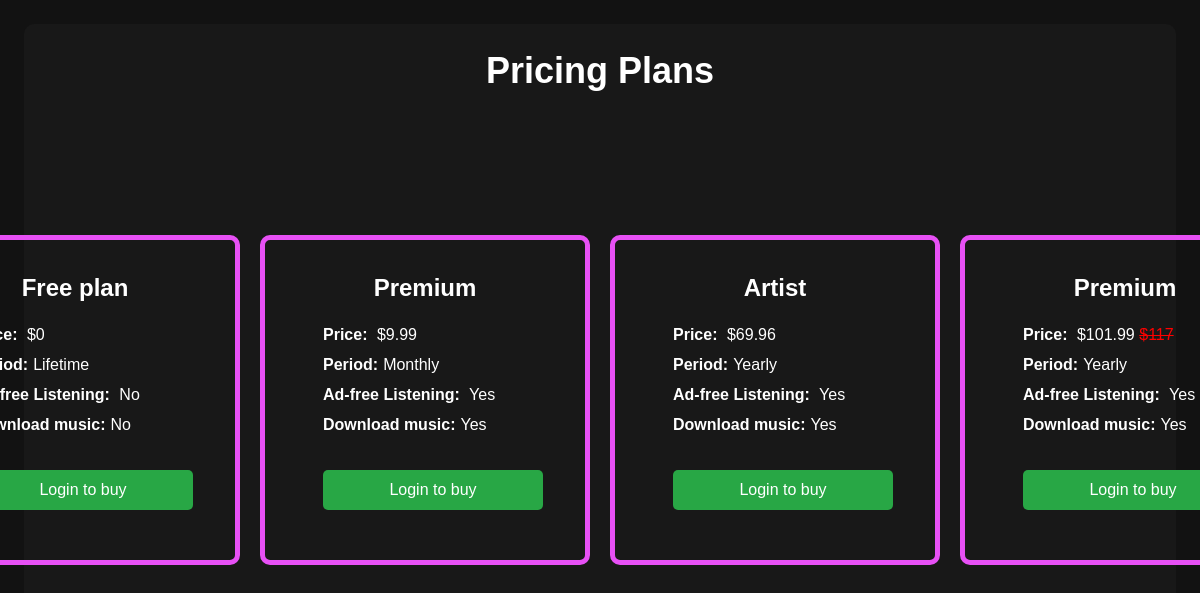
The page /premium/index on the database its author committed.
### tables this page shows
CREATE TABLE IF NOT EXISTS `subscription_plans` (
  `id` int NOT NULL AUTO_INCREMENT,
  `name` varchar(50) DEFAULT NULL,
  `alias` varchar(50) DEFAULT NULL,
  `price` double DEFAULT NULL,
  `discount` double DEFAULT NULL,
  `download_music` varchar(50) DEFAULT NULL COMMENT 'download_music has 2 main type:\r\n1. Yes\r\n2. No',
  `ads_disable` varchar(50) DEFAULT NULL COMMENT 'ads_disable has 2 main type:\r\n1. Yes\r\n2. No',
  `period` varchar(50) DEFAULT NULL COMMENT 'Period has 2 main type:\r\n1. Month\r\n2. Year\r\n3. Lifetime (Free plan only) (But you can upgrade this project if u want)',
  PRIMARY KEY (`id`),
  UNIQUE KEY `alias` (`alias`)
);

### app/controllers/Premium.php (called while the page is built, shortened)
<?php
class Premium extends Controller
{
    public function __construct()
    {
        $this->subscriptionModel = $this->model('Subscription');
    }
    public function index()
    {
        $data = [
            'subscription_plans' => $this->subscriptionModel->getAllSubscriptionPlan()
        ];
        $this->view('premium/index', $data);
    }
}

### app/libraries/Core.php (called while the page is built, shortened)
<?php
class Core
{
    protected $currentMethod = "index";
    public function __construct()
    {
        $this->currentController = new $this->currentController;
        $url = $this->getURL();
        if (isset($url[1])) {
            $method = $url[1];
            $method = str_replace('-', ' ', $method);
            $method = ucwords($method);
            $method = str_replace(' ', '', $method);
            if (method_exists($this->currentController, $method)) {
                $this->currentMethod = $method;
                unset($url[1]);
            } else {
            }
        }
        $this->params = $url ? array_values($url) : [];
        call_user_func_array([$this->currentController, $this->currentMethod], $this->params);
    }
    public
    function getURL()
    {
        if (isset($_GET['url'])) {
            $url = rtrim($_GET['url'], '/');
            $url = filter_var($url, FILTER_SANITIZE_URL);
            $url = explode('/', $url);
            return $url;
        }
    }
}

### public/index.php (called while the page is built, shortened)
<?php
$init = new Core;

### app/libraries/Database.php (called while the page is built, shortened)
<?php
class Database
{
    private $host = DB_HOST;
    private $user = DB_USER;
    private $pass = DB_PASS;
    private $dbname = DB_NAME;
    private $dbHandle;
    private $stmt;
    public function __construct()
    {
        $dsn = 'mysql:host=' . $this->host . ';dbname=' . $this->dbname;
        $options = array(
            PDO::ATTR_PERSISTENT => true,
            PDO::ATTR_ERRMODE => PDO::ERRMODE_EXCEPTION
        );
        try {
            $this->dbHandle = new PDO($dsn, $this->user, $this->pass, $options);
        } catch (PDOException $e) {
            $this->error = $e->getMessage();
            echo $this->error;
        }
    }
    public function query($sql)
    {
        $this->stmt = $this->dbHandle->prepare($sql);
    }
    public function execute()
    {
        return $this->stmt->execute();
    }
    public function resultSet()
    {
        $this->execute();
        return $this->stmt->fetchAll(PDO::FETCH_OBJ);
    }
}

### app/models/Subscription.php (called while the page is built)
<?php
class Subscription
{
    private $db;
    public function __construct()
    {
        $this->db = new Database;
    }
    public function getAllSubscriptionPlan()
    {
        $this->db->query('SELECT * FROM subscription_plans ORDER BY price ASC');
        $results = $this->db->resultSet();
        return $results;
    }
}

### app/helper/session_helper.php (called while the page is built, shortened)
<?php
function isUserLoggedIn()
{
    if (isset($_SESSION['user_id'])) {
        return true;
    } else {
        return false;
    }
}

### app/views/premium/index.php (the view, shortened to what this page needs)
<!doctype html>
<html lang="en">
<head>
    <link rel="stylesheet" href="<?php echo URLROOT ?>/public/css/index/style.css">
</head>
<body>
<div class="pay">
    <h2 class="tt">Pricing Plans</h2>
    <ul class="price-list">
        <?php
        foreach ($data['subscription_plans'] as $subscription_plans) {
            ?>
            <li class="price-item">
                <h2><?= $subscription_plans->name ?></h2>
                <ul class="feature-list">
                    <li><strong>Price:</strong>
                        $<?= $subscription_plans->price ?>
                        <?php
                        if ($subscription_plans->discount != 0) { ?>
                            <span style='color: red'><s> $<?= (int)($subscription_plans->price + $subscription_plans->price * $subscription_plans->discount / 100) ?></s></span>
                        <?php } ?>
                    </li>
                    <li><strong>Period:</strong><?= $subscription_plans->period ?></li>
                    <li><strong>Ad-free Listening:</strong> <?= $subscription_plans->ads_disable ?></li>
                    <li><strong>Download music:</strong><?= $subscription_plans->download_music ?></li>
                    <?php if (isUserLoggedIn()) { ?>
                        <li><a href="#" data-namepr="<?= $subscription_plans->name ?>"
                               data-price="$<?= $subscription_plans->price ?>" class="btn btn-success">Buy Now</a></li>
                    <?php } else { ?>
                        <li style="color: #1db954"><a href="<?= URLROOT ?>/users/login" class="btn btn-success">Login to
                                buy</a></li>
                    <?php } ?>
                </ul>
            </li>
        <?php } ?>
    </ul>
</div>
</body>
</html>

### app/libraries/Controller.php (shortened to what this page needs)
<?php
class Controller {
    public function view($view, $data = []) {
        if(file_exists('../app/views/' . $view . '.php')) {
            require_once '../app/views/' . $view . '.php';
        } else {
            die('View does not exist');
        }
    }
}

### public/css/index/style.css (style rules this page uses)
* { padding: 0; margin: 0; }
body { background-color: #121212; font-family: "Montserrat", sans-serif; }
.pay { position: fixed; top: 24px; left: 24px; right: 24px; bottom: 24px; background-color: #181818; border-radius: 10px; }
.price-list { list-style: none; padding: 0; margin: 0; height: 100%; display: flex; justify-content: center; align-items: center; }
.price-item { min-width: 300px; min-height: 300px; color: #fff; padding: 10px; margin: 10px; border-radius: 10px; border: #e750f5 5px solid; }
.price-item h2 { text-align: center; margin: 24px 0; }
.feature-list { list-style: none; padding: 0; margin: 0; }
.feature-list li { margin-bottom: 12px; margin-left: 48px; }
.feature-list strong { font-weight: bold; margin-right: 5px; }
.pay .btn { margin: 24px 0 0 0; display: inline-block; padding: 5px 10px; background-color: #28a745; color: #fff; text-decoration: none; border: none; border-radius: 5px; width: 200px; height: 30px; text-align: center; line-height: 30px; }

### app/views/premium/index.php (style rules this page uses)
.tt { position: fixed; top: 50px; left: 50%; transform: translateX(-50%); color: #fff; text-align: center; font-size: 36px; }

### rows shown on the page
subscription_plans: name "Free plan", price "0", period "Lifetime", ads_disable "No", download_music "No"
subscription_plans: name "Premium", price "9.99", period "Monthly", ads_disable "Yes", download_music "Yes"
subscription_plans: name "Artist", price "69.96", period "Yearly", ads_disable "Yes", download_music "Yes"
subscription_plans: name "Premium", price "101.99", price+discount "117", period "Yearly", ads_disable "Yes", download_music "Yes"
